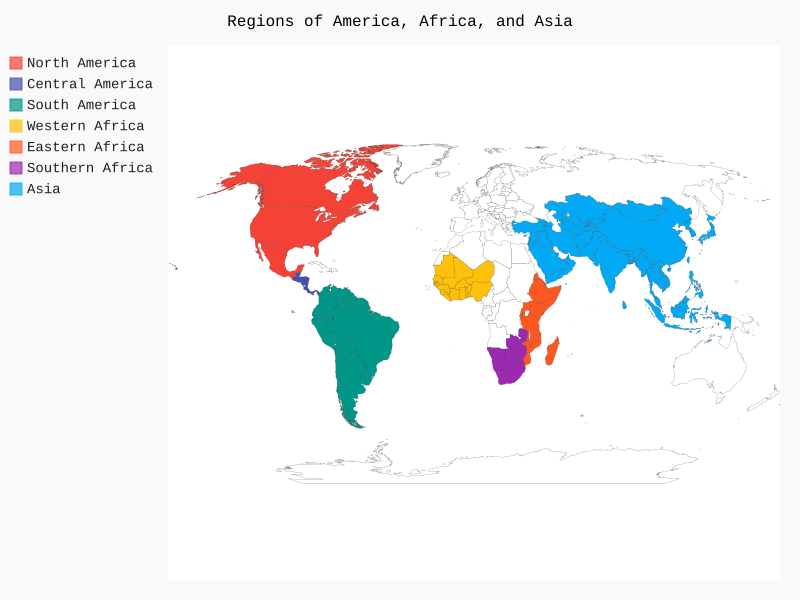

Python code for this plot:
from pygal_maps_world.maps import World

# Create the world map.
wm = World()
wm.title = 'Regions of America, Africa, and Asia'

# North America.
wm.add('North America', [
    'ca', 'us', 'mx'
])

# Central America.
wm.add('Central America', [
    'bz', 'cr', 'gt', 'hn', 'ni', 'pa', 'sv'
])

# South America.
wm.add('South America', [
    'ar', 'bo', 'br', 'cl', 'co', 'ec', 'gf',
    'gy', 'pe', 'py', 'sr', 'uy', 've'
])

# Western Africa.
wm.add('Western Africa', [
    'bj', 'bf', 'cv', 'ci', 'gm', 'gh', 'gn',
    'gw', 'lr', 'ml', 'mr', 'ne', 'ng', 'sn',
    'sl', 'tg'
])

# Eastern Africa.
wm.add('Eastern Africa', [
    'bi', 'km', 'dj', 'er', 'et', 'ke', 'mg',
    'mw', 'mu', 'mz', 'rw', 'sc', 'so', 'ss',
    'tz', 'ug'
])

# Southern Africa.
wm.add('Southern Africa', [
    'bw', 'ls', 'na', 'za', 'sz', 'zm', 'zw'
])

# Asia.
wm.add('Asia', [
    'af', 'am', 'az', 'bh', 'bd', 'bt', 'bn',
    'kh', 'cn', 'cy', 'ge', 'in', 'id', 'ir',
    'iq', 'il', 'jp', 'jo', 'kz', 'kw', 'kg',
    'la', 'lb', 'my', 'mv', 'mn', 'mm', 'np',
    'kp', 'om', 'pk', 'ps', 'ph', 'qa', 'sa',
    'sg', 'kr', 'lk', 'sy', 'tw', 'tj', 'th',
    'tl', 'tr', 'tm', 'ae', 'uz', 'vn', 'ye'
])

# Save the map.
wm.render_to_file('world_regions.svg')

print('Combined world regions map saved as world_regions.svg')
